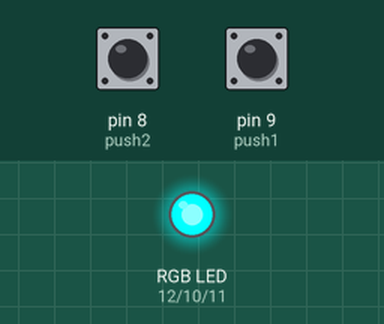
The sketch below on a simulated Arduino Uno, built with avr-gcc and run on an emulated ATmega328P. Parts: an RGB LED mixed from three pins (HIGH = lit). Dashed ring = blinking. The inputs (shaded band) are chosen by the test bench; at power-on: pin 8 (push2) HIGH, pin 9 (push1) LOW.

Above: at 1.3 s.
1.4 s: pin 8 (push2) pulled LOW for 0.15 s
At 2.4 s:
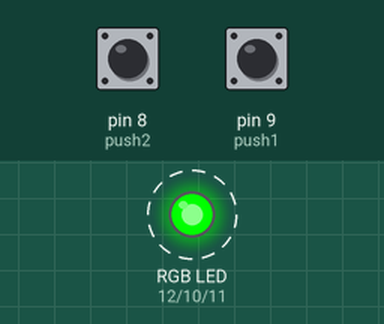
4.5 s: pin 9 (push1) pulled HIGH for 0.15 s
At 4.9 s:
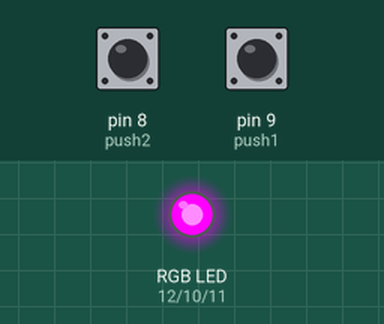
7.5 s: pin 9 (push1) pulled HIGH for 3.2 s
At 11.3 s:
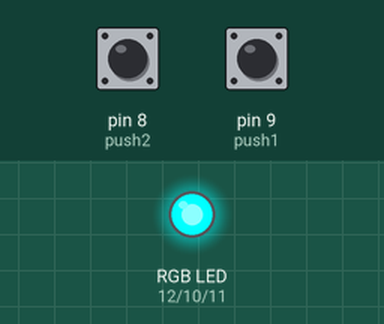
12.2 s: pin 8 (push2) pulled LOW for 1 s
At 12.9 s:
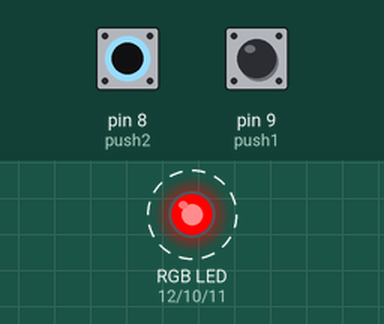
15.2 s: pin 8 (push2) driven LOW and pin 9 (push1) driven HIGH
At 15.9 s:
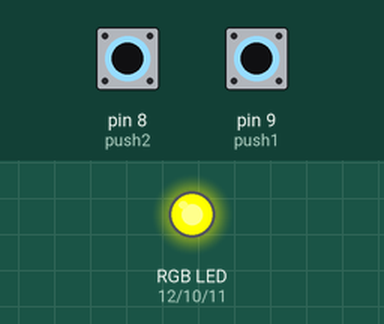
Timing chart, 0 to 18.2 s (numbered marks = the images above; inputs shaded):
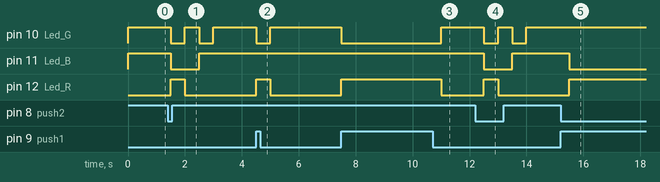

The sketch:

trol_de_un_LED_RGB_por_medio_de_botonoes_-_Wolf_Salguero_202.ino
```cpp
/*
Fundacion kinal
Centro tecnico educativo laboral Kinal
Electronica
Grado: Quinto
Seccion: A
Curso: Taller en electronica digital y reparacion de computadoras I
Nombre: Wolf Renato Giovanni Salguero Barrios
Carne: 2021179
*/

#define Led_R 12
#define Led_B 11
#define Led_G 10
#define push1 9
#define push2 8


void setup() {

pinMode(12, OUTPUT);
pinMode(11, OUTPUT);
pinMode(10, OUTPUT);
pinMode(9, INPUT);
pinMode(8, INPUT);
}

void loop() {

if(digitalRead(push1) == HIGH && digitalRead(push2)==LOW){
  digitalWrite(Led_R, HIGH);
  digitalWrite(Led_G, HIGH);
  digitalWrite(Led_B, LOW);
    delay(500);
  digitalWrite(Led_R, LOW);
  digitalWrite(Led_G, LOW);
}
else{
if(digitalRead(push1) == LOW && digitalRead(push2)==HIGH){
  digitalWrite(Led_R, LOW);
  digitalWrite(Led_G, HIGH);
  digitalWrite(Led_B, HIGH);
    delay(500);
  digitalWrite(Led_G, LOW);
  digitalWrite(Led_B, LOW);
}

if(digitalRead(push1) && digitalRead(push2)){
  digitalWrite(Led_R, HIGH);
  digitalWrite(Led_B, HIGH);
  digitalWrite(Led_G, LOW);
    delay(500);
  digitalWrite(Led_R, LOW);
  digitalWrite(Led_B, LOW);

}
else{
if(digitalRead(push1)== LOW && digitalRead(push2) == LOW){
  digitalWrite(Led_R, HIGH);
  delay(500);
  digitalWrite(Led_R, LOW);
  digitalWrite(Led_G, HIGH);
  delay(500);
  digitalWrite(Led_G, LOW);
  digitalWrite(Led_B, HIGH);
  delay(500);
  digitalWrite(Led_B, LOW);
}
}
}
}
```

Measured:
- after the input at 1.4 s, pin 10 (Led_G): alternates HIGH for 0.50 s and LOW for 0.50 s, 4 changes in all, then stays HIGH, starting after 0.10 s; pin 11 (Led_B): HIGH → LOW after 0.10 s, → HIGH 1.0 s later; pin 12 (Led_R): LOW → HIGH after 0.10 s, → LOW 0.50 s later
- after the input at 4.5 s, pin 10 (Led_G): HIGH → LOW at once, → HIGH 0.50 s later; pin 12 (Led_R): LOW → HIGH at once, → LOW 0.50 s later
- after the input at 7.5 s, pin 10 (Led_G): HIGH → LOW at once, → HIGH 3.5 s later; pin 12 (Led_R): LOW → HIGH at once, → LOW 3.5 s later
- after the input at 12.2 s, pin 10 (Led_G): alternates HIGH for 0.50 s and LOW for 0.50 s, 4 changes in all, then stays HIGH, starting after 0.30 s; pin 11 (Led_B): HIGH → LOW after 0.30 s, → HIGH 1.0 s later; pin 12 (Led_R): LOW → HIGH after 0.30 s, → LOW 0.50 s later
- after the input at 15.2 s, pin 11 (Led_B): HIGH → LOW after 0.30 s; pin 12 (Led_R): LOW → HIGH after 0.30 s
